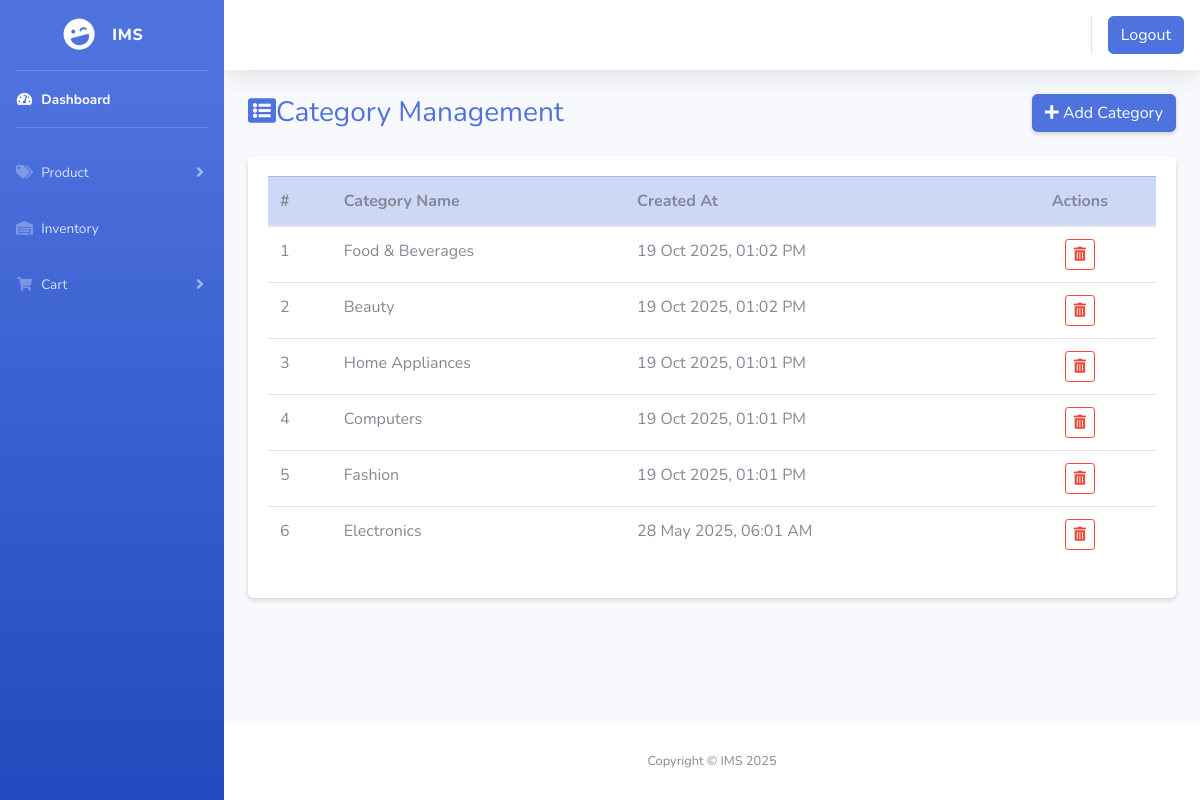
/gategory.php (signed in), run on the app's committed database.
### tables this page shows
CREATE TABLE `category` (
  `category_id` int(11) NOT NULL,
  `category_name` varchar(100) NOT NULL,
  `created_at` timestamp NOT NULL DEFAULT current_timestamp()
);

### gategory.php (the view, shortened to what this page needs)
<?php
include 'conn.php';
?>
<!DOCTYPE html>
<html lang="en">
<head>
<link href="vendor/fontawesome-free/css/all.min.css" rel="stylesheet" type="text/css">
<link href="css/sb-admin-2.min.css" rel="stylesheet">
</head>
<body id="page-top">
<div id="wrapper">
<?php include 'slide.php'; ?>
<div id="content-wrapper" class="d-flex flex-column">
<div id="content">
<nav class="navbar navbar-expand navbar-light bg-white topbar mb-4 static-top shadow">
    <ul class="navbar-nav ml-auto">
        <a href="logout.php" class="btn btn-primary">Logout</a>
    </ul>
</nav>
<div class="container-fluid">
    <div class="d-flex align-items-center justify-content-between mb-4">
        <h1 class="h3 mb-0 text-primary fw-bold">
            <i class="fas fa-list-alt me-2"></i>Category Management
        </h1>
        <button class="btn btn-primary shadow-sm" data-toggle="modal" data-target="#addCategoryModal">
            <i class="fas fa-plus me-1"></i> Add Category
        </button>
    </div>
    <div class="card shadow-sm border-0 rounded-4">
        <div class="card-body">
            <div class="table-responsive">
                <table class="table table-hover align-middle" id="dataTable">
                    <thead class="table-primary">
                        <tr>
                            <th>#</th>
                            <th>Category Name</th>
                            <th>Created At</th>
                            <th class="text-center">Actions</th>
                        </tr>
                    </thead>
                    <tbody>
                        <?php
                        $query = $conn->query("SELECT * FROM category ORDER BY category_id  DESC");
                        if ($query->num_rows > 0):
                            $count = 1;
                            while ($row = $query->fetch_assoc()):
                        ?>
                        <tr>
                            <td><?= $count++; ?></td>
                            <td><?= htmlspecialchars($row['category_name']); ?></td>
                            <td><?= date('d M Y, h:i A', strtotime($row['created_at'] ?? 'now')); ?></td>
                            <td class="text-center">
                                <a href="deleteGategory.php?category_id=<?= $row['category_id']; ?>"
                                   class="btn btn-sm btn-outline-danger"
                                   onclick="return confirm('Delete this category?')">
                                   <i class="fas fa-trash-alt"></i>
                                </a>
                            </td>
                        </tr>
                        <?php endwhile; else: ?>
                        <tr><td colspan="4" class="text-center text-muted py-4">No categories found.</td></tr>
                        <?php endif; ?>
                    </tbody>
                </table>
            </div>
        </div>
    </div>
</div>
</div>
<footer class="sticky-footer bg-white">
  <div class="container my-auto">
    <div class="copyright text-center my-auto">
      <span>Copyright &copy; IMS 2025</span>
    </div>
  </div>
</footer>
</div>
</div>
</body>
</html>

### data on the page
category: category_name "Food & Beverages", created_at "19 Oct 2025, 01:02 PM"
category: category_name "Beauty", created_at "19 Oct 2025, 01:02 PM"
category: category_name "Home Appliances", created_at "19 Oct 2025, 01:01 PM"
category: category_name "Computers", created_at "19 Oct 2025, 01:01 PM"
category: category_name "Fashion", created_at "19 Oct 2025, 01:01 PM"
category: category_name "Electronics", created_at "28 May 2025, 06:01 AM"
